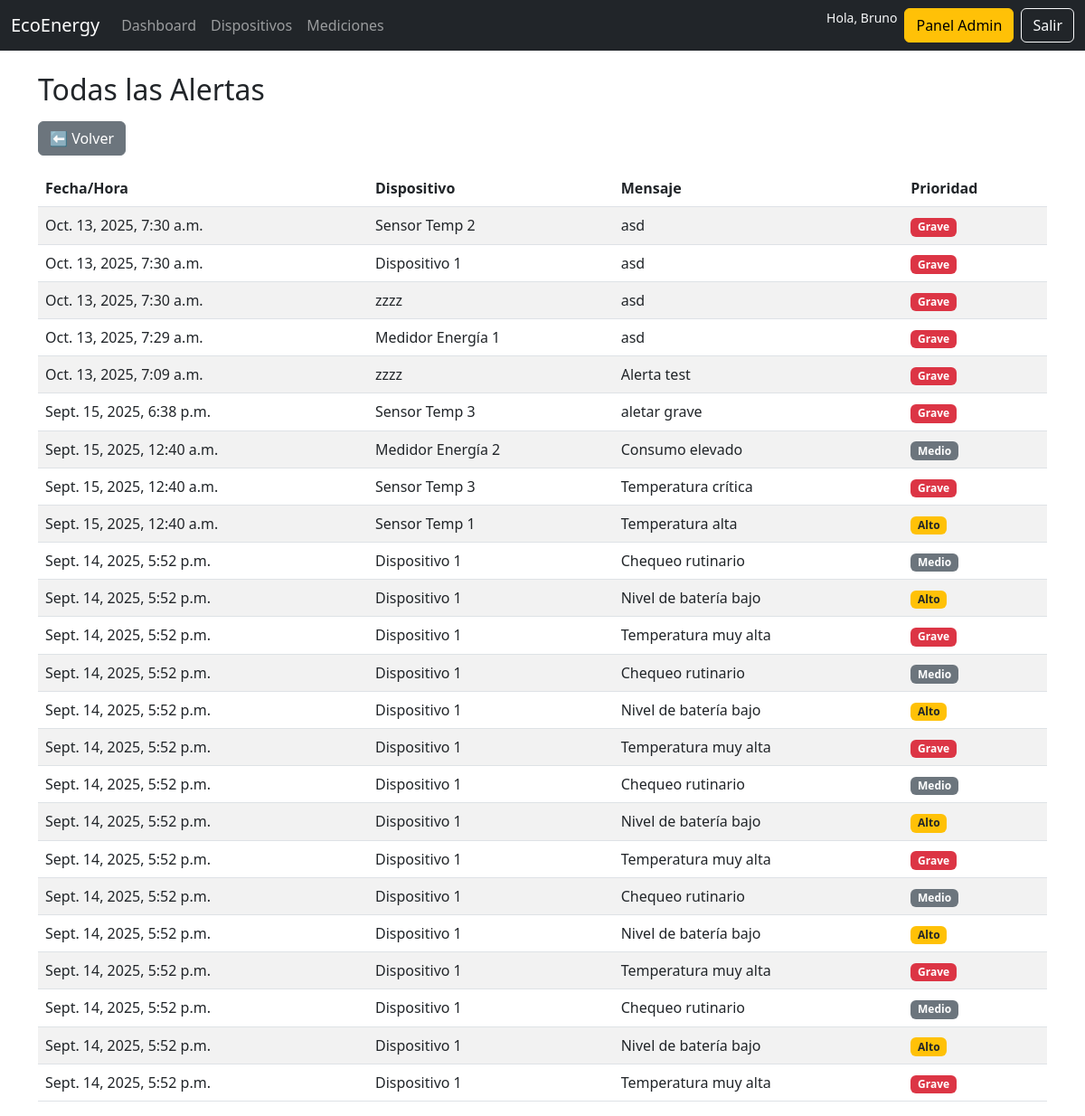
The page /alerts/ (signed in) on the database as committed earlier.
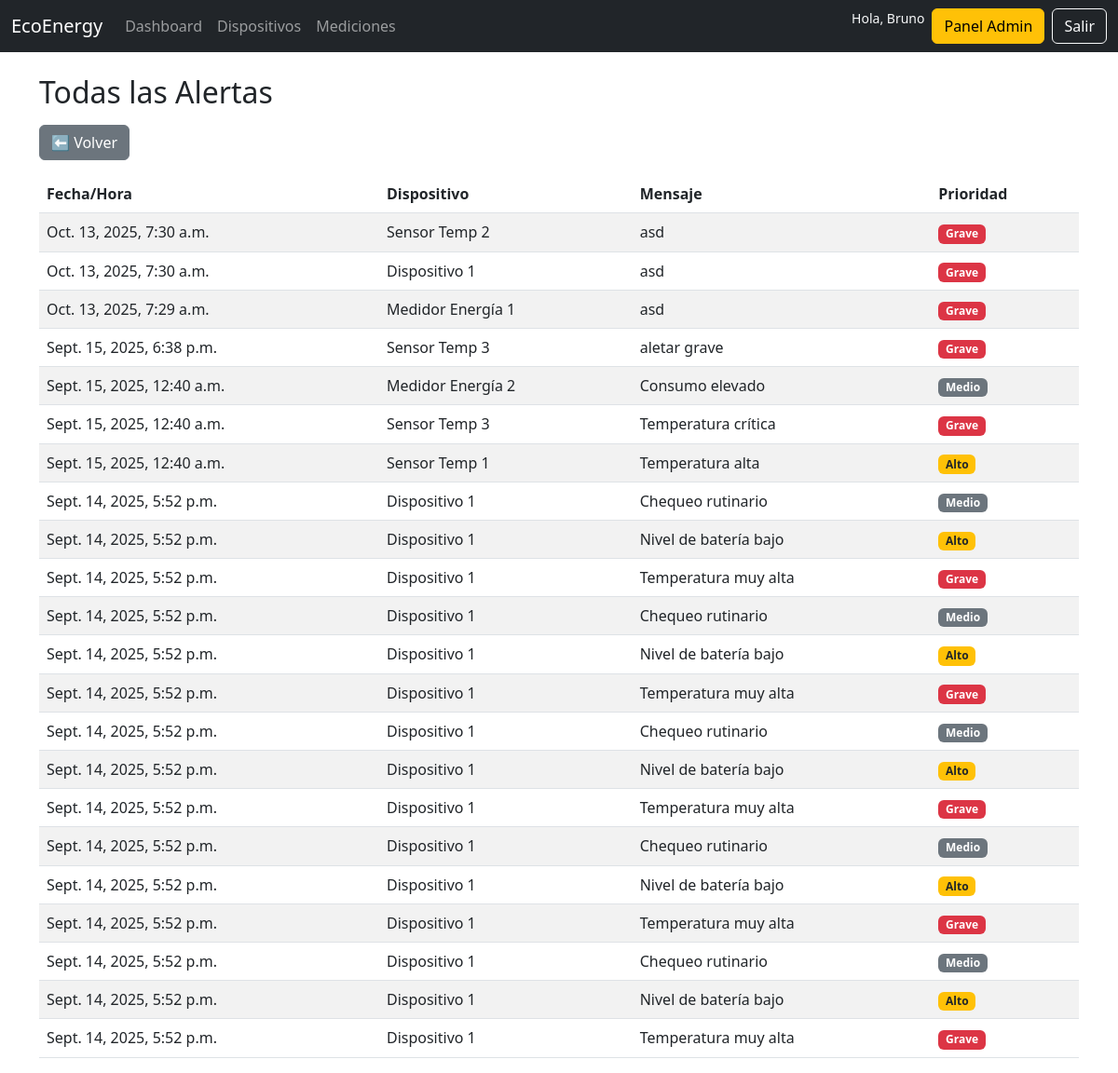
The same page on the database as committed later.
### core/models.py (models this page shows, shortened)
class Alert(models.Model):
    PRIORITY_CHOICES = [
        ("grave", "Grave"),
        ("alto", "Alto"),
        ("medio", "Mediano"),
    ]
    device = models.ForeignKey("Device", on_delete=models.CASCADE)
    message = models.TextField()
    priority = models.CharField(max_length=10, choices=PRIORITY_CHOICES, default="medio")
    acknowledged = models.BooleanField(default=False)
    created_at = models.DateTimeField(auto_now_add=True)

class Device(models.Model):
    name = models.CharField(max_length=100)
    category = models.ForeignKey(
        Category,
        on_delete=models.PROTECT,
        related_name="devices",
    )
    zone = models.ForeignKey(
        Zone,
        on_delete=models.PROTECT,
        related_name="devices",
    )
    organization = models.ForeignKey(
        Organization,
        on_delete=models.PROTECT,
        related_name="devices",
    )
    created_at = models.DateTimeField(auto_now_add=True)
    updated_at = models.DateTimeField(auto_now=True)
    class Meta:
        constraints = [
            models.UniqueConstraint(fields=["organization", "name"], name="uniq_device_name_per_org"),
        ]
        ordering = ("name",)  # orden por defecto útil en admin/listas

### core/views.py (the view)
# urls.py: path("alerts/", views.alert_list, name="alert_list"),
@login_required
def alert_list(request):
    if not _require_org_or_redirect(request):
        return redirect("no_org")
    org = _user_org_or_none(request.user)
    alerts = Alert.objects.select_related("device").order_by("-created_at")
    if org:
        alerts = alerts.filter(device__organization=org)
    return render(request, "core/alert_list.html", {"alerts": alerts})

### core/views.py (called while the page is built)
def _require_org_or_redirect(request):
    if request.user.is_superuser:
        return True
    return hasattr(request.user, "account") and request.user.account.organization is not None

def _user_org_or_none(user):
    if user.is_superuser:
        return None
    acc = getattr(user, "account", None)
    return acc.organization if acc else None

### core/templates/core/alert_list.html
{% extends "base.html" %}
{% block content %}
<div class="container mt-4">
  <h2 class="mb-3">Todas las Alertas</h2>
  <a href="javascript:history.back()" class="btn btn-secondary mb-3">⬅ Volver</a>
  <table class="table table-striped">
    <thead>
      <tr>
        <th>Fecha/Hora</th>
        <th>Dispositivo</th>
        <th>Mensaje</th>
        <th>Prioridad</th>
      </tr>
    </thead>
    <tbody>
      {% for a in alerts %}
      <tr>
        <td>{{ a.created_at }}</td>
        <td>{{ a.device.name }}</td>
        <td>{{ a.message }}</td>
        <td>
          {% if a.priority == "grave" %}
            <span class="badge bg-danger">Grave</span>
          {% elif a.priority == "alto" %}
            <span class="badge bg-warning text-dark">Alto</span>
          {% elif a.priority == "medio" %}
            <span class="badge bg-secondary">Medio</span>
          {% else %}
            <span class="badge bg-light text-dark">{{ a.priority }}</span>
          {% endif %}
        </td>
      </tr>
      {% empty %}
      <tr><td colspan="4">No hay alertas registradas</td></tr>
      {% endfor %}
    </tbody>
  </table>
</div>
{% endblock %}

Rows that differ between the two databases and show on the page:
removed Alert: created_at "Oct. 13, 2025, 7:30 a.m.", device.name "zzzz", message "asd", priority "Grave"
removed Alert: created_at "Oct. 13, 2025, 7:09 a.m.", device.name "zzzz", message "Alerta test", priority "Grave"
